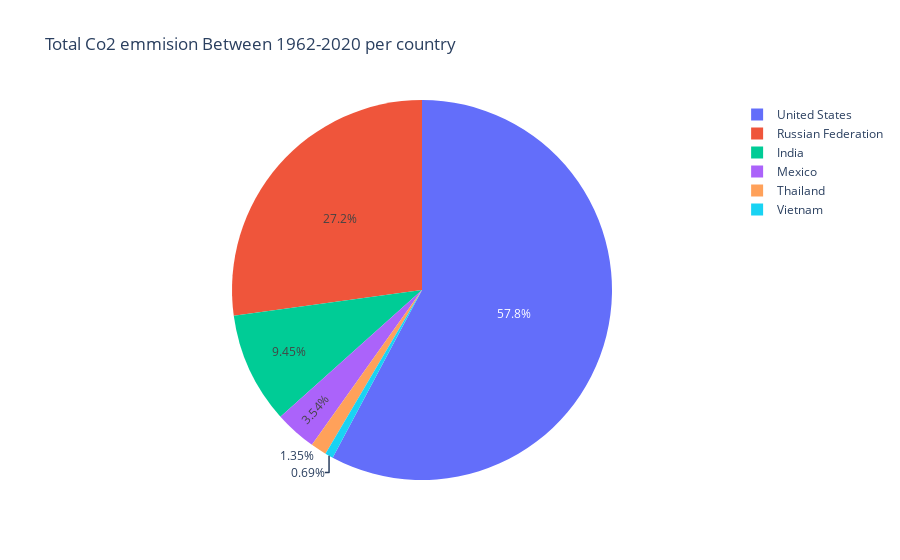
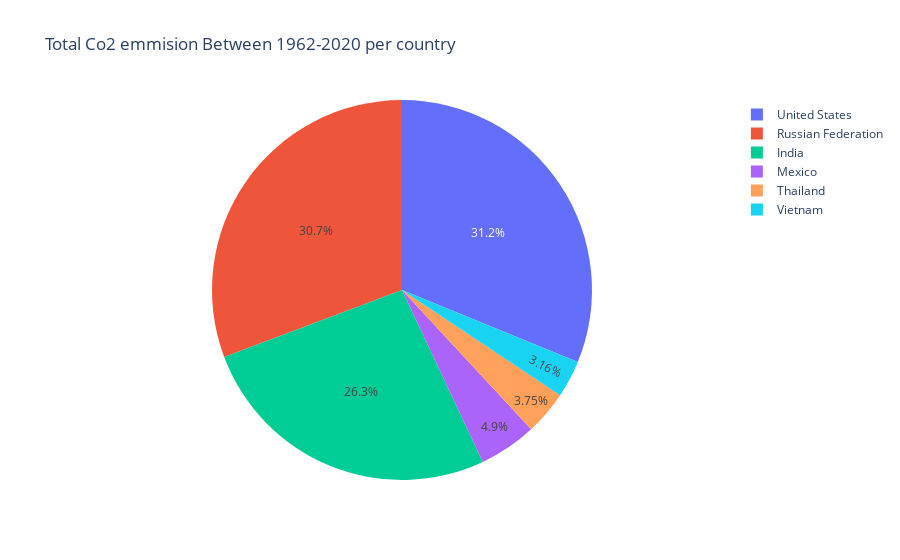

These figures' notebook cell, in order:
### Markdown cell above
### Handling Missing Values and Outliers

From the first observations in the plots, we can quickly notice a whole range of missing values specifically from 1960 to 1990, which makes sense because this data contains more than 160* countries, and not every country tracks this kind of data.
however, all missing values related to these countries are removed because of the redundant  data and we cannot make any use of it (ie. countries that have data from 1970 to 1975 then they have another data from 2000 t0 2005), also because we use the library "PROPHET" that predict future forecasts, it can't handle missing data, therefore, the dropping of this data was necessary.

### Code cell
def print_piechart_sum(df, title, value):
    Temp = df.reset_index()
    varr = Temp.sum(axis = 1)
    Temp[f"{value}"] = varr
    fig1 = px.pie(Temp,
                                    values=f"{value}", 
                                    names='Country',
                                    title=f'{title}')
    fig1.show()

def print_lineplot_sum(df, title, ylabel):
    df.plot(figsize=(20,5))
    plt.xlabel('Years')
    plt.ylabel(f'{ylabel}') 
    plt.title(f'{title}')
    plt.show()

def print_barplot_sum(df, title, ylabel):
    ssc = df[["Russian Federation", "Vietnam", "Thailand", "United States", "Mexico", "India"]].T
    ssy = ssc[["2018"]]
    ssy = ssy.reset_index()
    fig, ax1 = plt.subplots(figsize=(20, 10), dpi=100)
    sns.set_theme(style="whitegrid")
    tr = ssy.melt(id_vars='Country').rename(columns=str.title)
    tr = tr.rename(columns={"Variable": "Years", "Value": f'{ylabel}'})
    sns.barplot(x='Country', y=f'{ylabel}', hue='Years', data=tr, ax=ax1)
    fig.suptitle(f'{title}', fontsize=30)
    sns.despine(fig)

print_piechart_sum(selected_countries_co2, "Total Co2 emmision Between 1962-2020 per country", "Kilo Tone")
print(selected_countries_co2.sum(axis = 1))

print_piechart_sum(selected_countries_me, "Total Co2 emmision Between 1962-2020 per country", "Kilo Tones of CO2 equivalent")
print(selected_countries_me.sum(axis = 1))

print_lineplot_sum(co2, "Co2 Emission Over the years", "Kilo Tones")
print_lineplot_sum(me, "Methan Emission Over the years", "Kilo Tones of CO2 equivalent")

### Figure 1 — Plotly figure (JSON) as saved in the notebook; plotly's stock layout.template omitted (floating-point values rounded to 4 significant figures)
{"data": [{"domain": {"x": [0, 1], "y": [0, 1]}, "hovertemplate": "Country=%{label}<br>Kilo Tone=%{value}<extra></extra>", "labels": ["India", "United States", "Mexico", "Russian Federation", "Vietnam", "Thailand"], "legendgroup": "", "name": "", "showlegend": true, "type": "pie", "values": [45680000.0, 279300000.0, 17130000.0, 131300000.0, 3332000.0, 6541000.0]}], "layout": {"legend": {"tracegroupgap": 0}, "title": {"text": "Total Co2 emmision Between 1962-2020 per country"}}}

### Figure 2 — Plotly figure (JSON) as saved in the notebook; plotly's stock layout.template omitted (floating-point values rounded to 4 significant figures)
{"data": [{"domain": {"x": [0, 1], "y": [0, 1]}, "hovertemplate": "Country=%{label}<br>Kilo Tones of CO2 equivalent=%{value}<extra></extra>", "labels": ["India", "United States", "Mexico", "Russian Federation", "Vietnam", "Thailand"], "legendgroup": "", "name": "", "showlegend": true, "type": "pie", "values": [26561362, 31545958, 4957000.0, 31082140, 3197000.0, 3794472]}], "layout": {"legend": {"tracegroupgap": 0}, "title": {"text": "Total Co2 emmision Between 1962-2020 per country"}}}
